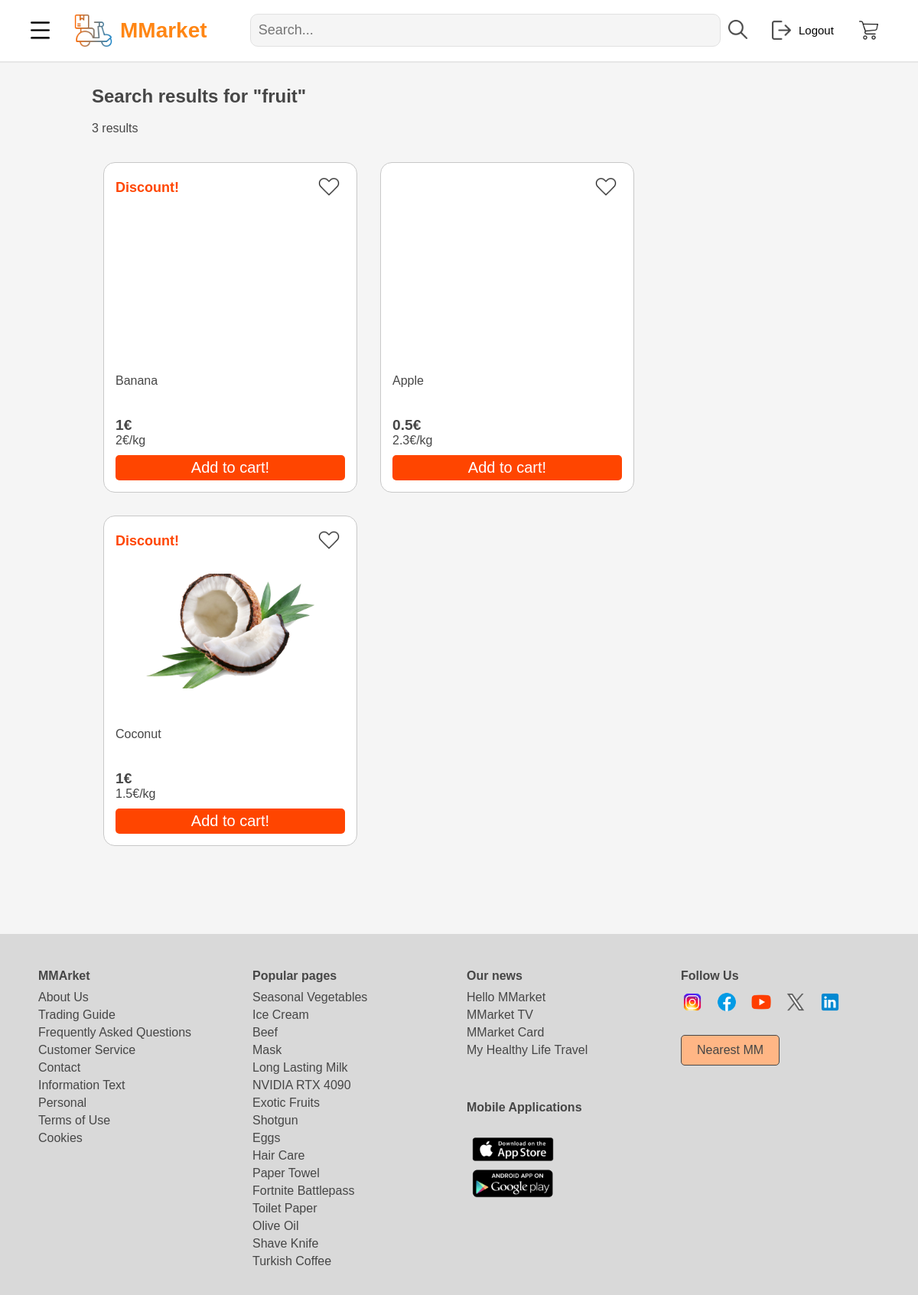
/search.php?query=fruit (signed in), run on the app's committed database.
### tables this page shows
CREATE TABLE `items` (
  `itemid` int NOT NULL,
  `item_name` varchar(50) DEFAULT NULL,
  `img` varchar(50) DEFAULT NULL,
  `price` float DEFAULT NULL,
  `price_kilo` float DEFAULT NULL,
  `item_type` varchar(50) DEFAULT NULL,
  `country` varchar(50) DEFAULT NULL,
  `company` varchar(50) DEFAULT NULL,
  `ingred` varchar(50) DEFAULT NULL,
  `allergies` varchar(50) DEFAULT NULL,
  `isDiscount` tinyint(1) NOT NULL DEFAULT '0',
  `discount_percentage` float DEFAULT NULL
);

### src/search.php (the view, shortened to what this page needs)
<?php
require 'test/db.php';
$search = $_GET['query'];
$search_results = [];
if ($search != "") {
    $sql = "SELECT * FROM items WHERE item_name LIKE '%$search%' OR item_type LIKE '%$search%'";
    $result = $conn->query($sql);
    if ($result->num_rows > 0) {
        while ($row = $result->fetch_assoc()) {
            $search_results[] = $row;
        }
        $result_count = count($search_results);
    }
}
include("header.php");
?>
<main id="search-main">
    <h2>Search results for "<?php echo $search; ?>"</h2>
    <span><?php echo $result_count ?> results</span>
    <div id="search-results">
        <?php foreach ($search_results as $item): ?>
            <div class="search-item">
                <div class="search-item-top">
                    <div class="search-item-top-head">
                        <?php if ($item['isDiscount']): ?>
                            <span class="discount-tag">Discount!</span>
                        <?php else: ?>
                            <span> </span>
                        <?php endif; ?>
                        <?php
                        $item_id = $item['itemid'];
                        $is_favorite = false;
                        ?>
                        <button
                            onclick="location.href='<?php echo $is_favorite ? 'remove_fav.php' : 'add_to_fav.php'; ?>?id=<?php echo $item_id; ?>'">
                            <img src="<?php echo $is_favorite ? 'img/full_heart.png' : 'img/heart.png'; ?>" alt="">
                        </button>
                    </div>
                    <img src="<?php echo $item['img']; ?>" alt="">
                </div>
                <div class="search-item-bot">
                    <p rows="3"><?php echo $item['item_name']; ?> <br><br></p>
                    <div class="search-item-price">
                        <span><?php echo $item['price']; ?>€</span> <br>
                        <span><?php echo $item['price_kilo']; ?>€/kg</span>
                    </div>
                    <button><a href="item.php?id=<?php echo $item['itemid']; ?>">Add to cart!</a></button>
                </div>
            </div>
        <?php endforeach; ?>
    </div>
</main>
<?php
include("footer.php");
?>

### src/css/styles.css (style rules this page uses)
body { margin: 0px; color: rgb(70, 70, 70); background-color: rgb(245, 245, 245); font-family:'Franklin Gothic Medium', 'Arial Narrow', Arial, sans-serif; }

### src/css/search.css (style rules this page uses)
#search-main { width: 80%; max-width: 1500px; margin: 30px auto; }
#search-results { display: flex; flex-wrap: wrap; justify-content: flex-start; margin-top: 20px; margin-bottom: 100px; }
.search-item { width: 300px; border: 1px solid rgb(200, 200, 200); background-color: white; border-radius: 15px; padding: 15px; margin: 15px; height: 400px; display: flex; flex-direction: column; justify-content: space-between; }
.search-item-top { height: 50%; display: flex; flex-direction: column; }
.search-item-top > img { height: 150px; margin: 25px auto; }
.search-item-top-head { display: flex; justify-content: space-between; align-items: center; }
.search-item-top-head button { border: none; background-color: transparent; }
.search-item-top-head img { width: 30px; }
.search-item-bot { display: flex; flex-direction: column; justify-content: space-between; }
.search-item-bot > p { margin-bottom: 20px; margin-top: 30px; }
.search-item-bot > button { margin-top: 10px; font-size: 20px; border-radius: 5px; border: none; background-color: orangered; color: white; padding: 5px; }
.search-item-bot button a { text-decoration: none; color: white; }
.search-item-price > span:first-child { font-size: larger; font-weight: 600; }
.discount-tag { color: orangered; font-weight: 600; font-size: large; }

### data on the page
items: isDiscount "Discount!", item_name "Banana", price "1", price_kilo "2"
items: item_name "Apple", price "0.5", price_kilo "2.3"
items: isDiscount "Discount!", img (picture), item_name "Coconut", price "1", price_kilo "1.5"

### other printed values
$search "fruit"
$result_count "3"
